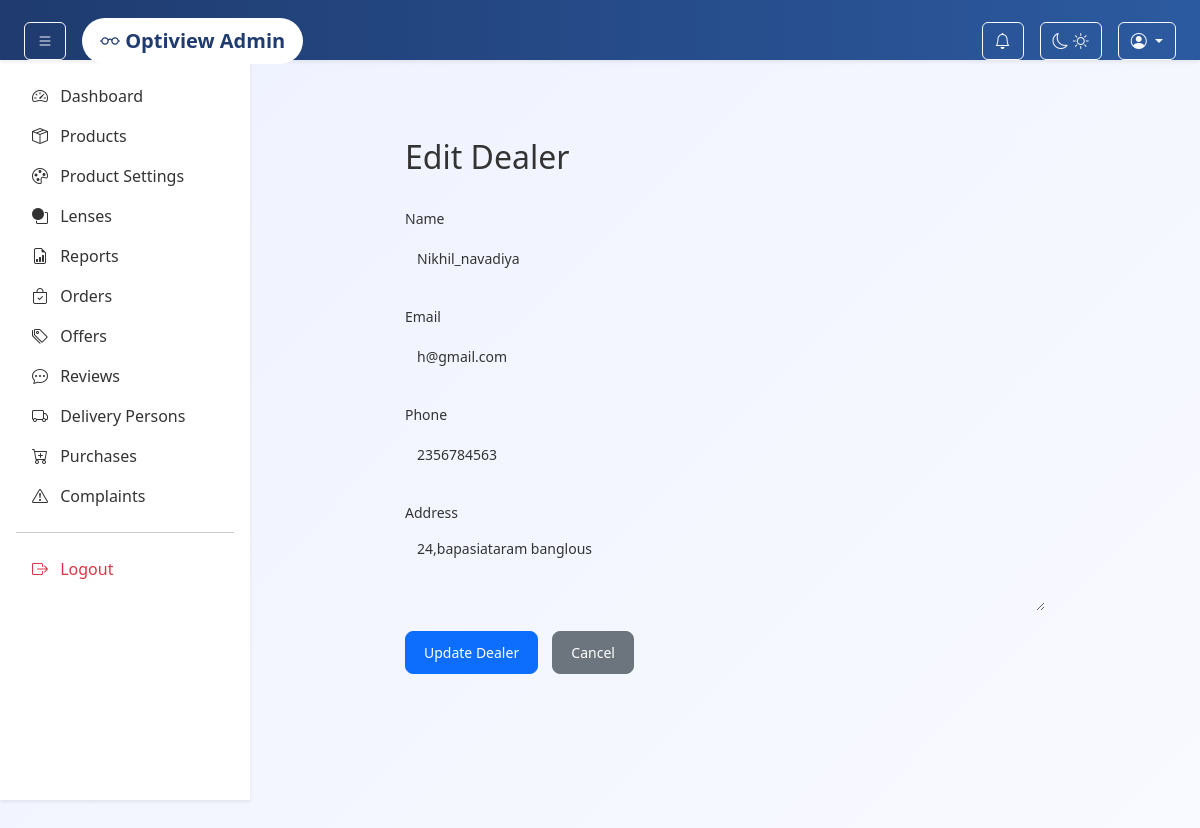
/admin-panel/dealers/edit/1/, run on the app's committed database.
### adminpanel/models.py (models this page shows, shortened)
class Dealer(models.Model):
    name = models.CharField(max_length=100)
    phone = models.CharField(max_length=15)
    email = models.EmailField(blank=True, null=True)
    address = models.TextField(blank=True)

### adminpanel/views.py (the view, shortened to what this page needs)
# urls.py: path('dealers/edit/<int:dealer_id>/', views.edit_dealer, name='edit_dealer'),
def edit_dealer(request, dealer_id):
    dealer = get_object_or_404(Dealer, id=dealer_id)
    return render(request, 'admin/edit_dealer.html', {'dealer': dealer})

### adminpanel/context_processors.py (called while the page is built, shortened)
def notification_count(request):
    return {"notification_count": 0}

### app/context_processors.py (called while the page is built)
def cart_count(request):
    count = 0
    if request.user.is_authenticated:
        count = Cart.objects.filter(user=request.user).count()
    return {'cart_count': count}

### templates/admin/edit_dealer.html (shortened to what this page needs)
{% extends "admin/base.html" %}
{% load static %}
{% block content %}
<div class="dealers-page">
    <div class="dealers-card">
        <h2>Edit Dealer</h2>
        <form method="POST">
            <div class="form-group">
                <label for="name">Name</label>
                <input type="text" name="name" id="name" value="{{ dealer.name }}" required>
            </div>
            <div class="form-group">
                <label for="email">Email</label>
                <input type="email" name="email" id="email" value="{{ dealer.email }}">
            </div>
            <div class="form-group">
                <label for="phone">Phone</label>
                <input type="text" name="phone" id="phone" value="{{ dealer.phone }}">
            </div>
            <div class="form-group">
                <label for="address">Address</label>
                <textarea name="address" id="address" rows="3">{{ dealer.address }}</textarea>
            </div>
            <div style="margin-top: 20px;">
                <button type="submit" class="btn btn-primary">Update Dealer</button>
                <a href="{% url 'adminpanel:dealer_list' %}" class="btn btn-secondary">Cancel</a>
            </div>
        </form>
    </div>
</div>
{% endblock %}

### static/delivery/css/style.css (style rules this page uses)
* { margin: 0; padding: 0; box-sizing: border-box; font-family: 'Poppins', 'Segoe UI', sans-serif; }
body { background: linear-gradient(135deg, #eef2ff, #f9faff); min-height: 100vh; color: #333; }
label { display: block; margin-top: 12px; font-weight: 500; }
input { width: 100%; padding: 8px; margin-top: 4px; }
* { margin: 0; padding: 0; box-sizing: border-box; }
.form-group { display:flex; flex-direction:column; }
.form-group label { font-size:14px; margin-bottom:6px; color:#333; }
.form-group input { padding:10px; border-radius:6px; border:1px solid #ccc; font-size:14px; }

### templates/admin/base.html (style rules this page uses)
body { overflow-x: hidden; }

### templates/admin/edit_dealer.html (style rules this page uses)
.dealers-page { padding: 24px; display: flex; justify-content: center; }
.dealers-card { background: var(--card-bg); border: 1px solid var(--card-border); border-radius: 14px; padding: 30px; width: 100%; max-width: 700px; box-shadow: var(--card-shadow); }
.dealers-card h2 { margin-bottom: 20px; }
.dealers-card .form-group { margin-bottom: 15px; }
.dealers-card label { font-weight: 500; display: block; margin-bottom: 5px; }
.dealers-card input, .dealers-card textarea { width: 100%; padding: 10px 12px; border: 1px solid var(--card-border); border-radius: 8px; background: var(--input-bg); font-size: 14px; }
.dealers-card .btn { padding: 10px 18px; border-radius: 8px; font-size: 14px; }
.dealers-card .btn + .btn { margin-left: 10px; }
.dealers-card input, .dealers-card textarea { width: 100%; padding: 10px 12px; border: 1px solid var(--card-border); border-radius: 8px; background: var(--input-bg); color: var(--text-color); font-size: 14px; }
.dealers-card input::placeholder, .dealers-card textarea::placeholder { color: var(--text-color-muted); }

### data on the page
Dealer: name "Nikhil_navadiya", email "h@gmail.com", phone "2356784563", address "24,bapasiataram banglous"
